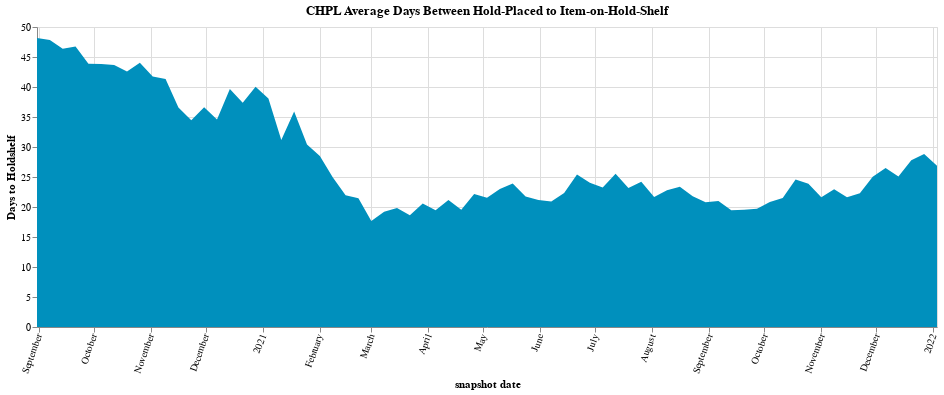

Notebook code cell kept with this figure:
### Code cell
chart

### Figure 1 — Vega-Lite specification as saved in the notebook (floating-point values rounded to 4 significant figures)
{"config": {"view": {"continuousWidth": 400, "continuousHeight": 300}}, "data": {"name": "data-38d339614a3a3e286641c299289a99f3"}, "mark": {"type": "area", "color": "#0090bd"}, "encoding": {"tooltip": [{"field": "start_date", "type": "temporal"}, {"field": "end_date", "type": "temporal"}, {"field": "count_items", "type": "quantitative"}, {"field": "avg_days_diff", "type": "quantitative"}], "x": {"axis": {"labelAngle": -70, "title": "snapshot date"}, "field": "end_date", "type": "temporal"}, "y": {"field": "avg_days_diff", "title": "Days to Holdshelf", "type": "quantitative"}}, "title": "CHPL Average Days Between Hold-Placed to Item-on-Hold-Shelf", "width": 900, "$schema": "https://vega.github.io/schema/vega-lite/v4.17.0.json", "datasets": {"data-38d339614a3a3e286641c299289a99f3": [{"start_date": "2020-08-24", "end_date": "2020-08-31", "count_items": 42933, "avg_days_diff": 48.18}, {"start_date": "2020-08-31", "end_date": "2020-09-07", "count_items": 46095, "avg_days_diff": 47.83}, {"start_date": "2020-09-07", "end_date": "2020-09-14", "count_items": 38892, "avg_days_diff": 46.38}, {"start_date": "2020-09-14", "end_date": "2020-09-21", "count_items": 44721, "avg_days_diff": 46.74}, {"start_date": "2020-09-21", "end_date": "2020-09-28", "count_items": 42816, "avg_days_diff": 43.86}, {"start_date": "2020-09-28", "end_date": "2020-10-05", "count_items": 44407, "avg_days_diff": 43.81}, {"start_date": "2020-10-05", "end_date": "2020-10-12", "count_items": 44799, "avg_days_diff": 43.65}, {"start_date": "2020-10-12", "end_date": "2020-10-19", "count_items": 42344, "avg_days_diff": 42.58}, {"start_date": "2020-10-19", "end_date": "2020-10-26", "count_items": 41235, "avg_days_diff": 44.05}, {"start_date": "2020-10-26", "end_date": "2020-11-02", "count_items": 42949, "avg_days_diff": 41.73}, {"start_date": "2020-11-02", "end_date": "2020-11-09", "count_items": 41407, "avg_days_diff": 41.35}, {"start_date": "2020-11-09", "end_date": "2020-11-16", "count_items": 42935, "avg_days_diff": 36.58}, {"start_date": "2020-11-16", "end_date": "2020-11-23", "count_items": 44771, "avg_days_diff": 34.47}, {"start_date": "2020-11-23", "end_date": "2020-11-30", "count_items": 27792, "avg_days_diff": 36.64}, {"start_date": "2020-11-30", "end_date": "2020-12-07", "count_items": 48742, "avg_days_diff": 34.58}, {"start_date": "2020-12-07", "end_date": "2020-12-14", "count_items": 43627, "avg_days_diff": 39.67}, {"start_date": "2020-12-14", "end_date": "2020-12-21", "count_items": 37883, "avg_days_diff": 37.36}, {"start_date": "2020-12-21", "end_date": "2020-12-28", "count_items": 17716, "avg_days_diff": 40.04}, {"start_date": "2020-12-28", "end_date": "2021-01-04", "count_items": 39266, "avg_days_diff": 38.07}, {"start_date": "2021-01-04", "end_date": "2021-01-11", "count_items": 51580, "avg_days_diff": 31.16}, {"start_date": "2021-01-11", "end_date": "2021-01-18", "count_items": 43820, "avg_days_diff": 35.91}, {"start_date": "2021-01-18", "end_date": "2021-01-25", "count_items": 39789, "avg_days_diff": 30.43}, {"start_date": "2021-01-25", "end_date": "2021-02-01", "count_items": 45913, "avg_days_diff": 28.52}, {"start_date": "2021-02-01", "end_date": "2021-02-08", "count_items": 43427, "avg_days_diff": 24.97}, {"start_date": "2021-02-08", "end_date": "2021-02-15", "count_items": 37078, "avg_days_diff": 21.97}, {"start_date": "2021-02-15", "end_date": "2021-02-22", "count_items": 31141, "avg_days_diff": 21.46}, {"start_date": "2021-02-22", "end_date": "2021-03-01", "count_items": 46725, "avg_days_diff": 17.65}, {"start_date": "2021-03-01", "end_date": "2021-03-08", "count_items": 39964, "avg_days_diff": 19.21}, {"start_date": "2021-03-08", "end_date": "2021-03-15", "count_items": 36483, "avg_days_diff": 19.83}, {"start_date": "2021-03-15", "end_date": "2021-03-22", "count_items": 37531, "avg_days_diff": 18.64}, {"start_date": "2021-03-22", "end_date": "2021-03-29", "count_items": 36368, "avg_days_diff": 20.58}, {"start_date": "2021-03-29", "end_date": "2021-04-05", "count_items": 35329, "avg_days_diff": 19.47}, {"start_date": "2021-04-05", "end_date": "2021-04-12", "count_items": 32735, "avg_days_diff": 21.15}, {"start_date": "2021-04-12", "end_date": "2021-04-19", "count_items": 35959, "avg_days_diff": 19.55}, {"start_date": "2021-04-19", "end_date": "2021-04-26", "count_items": 35575, "avg_days_diff": 22.17}, {"start_date": "2021-04-26", "end_date": "2021-05-03", "count_items": 35429, "avg_days_diff": 21.56}, {"start_date": "2021-05-03", "end_date": "2021-05-10", "count_items": 34615, "avg_days_diff": 23.0}, {"start_date": "2021-05-10", "end_date": "2021-05-17", "count_items": 33773, "avg_days_diff": 23.92}, {"start_date": "2021-05-17", "end_date": "2021-05-24", "count_items": 34705, "avg_days_diff": 21.74}, {"start_date": "2021-05-24", "end_date": "2021-05-31", "count_items": 34812, "avg_days_diff": 21.16}, {"start_date": "2021-05-31", "end_date": "2021-06-07", "count_items": 33629, "avg_days_diff": 20.92}, {"start_date": "2021-06-07", "end_date": "2021-06-14", "count_items": 39363, "avg_days_diff": 22.35}, {"start_date": "2021-06-14", "end_date": "2021-06-21", "count_items": 29751, "avg_days_diff": 25.4}, {"start_date": "2021-06-21", "end_date": "2021-06-28", "count_items": 38755, "avg_days_diff": 24.04}, {"start_date": "2021-06-28", "end_date": "2021-07-05", "count_items": 34765, "avg_days_diff": 23.25}, {"start_date": "2021-07-05", "end_date": "2021-07-12", "count_items": 33017, "avg_days_diff": 25.53}, {"start_date": "2021-07-12", "end_date": "2021-07-19", "count_items": 37472, "avg_days_diff": 23.19}, {"start_date": "2021-07-19", "end_date": "2021-07-26", "count_items": 37050, "avg_days_diff": 24.23}, {"start_date": "2021-07-26", "end_date": "2021-08-02", "count_items": 37558, "avg_days_diff": 21.65}, {"start_date": "2021-08-02", "end_date": "2021-08-09", "count_items": 37128, "avg_days_diff": 22.81}, {"start_date": "2021-08-09", "end_date": "2021-08-16", "count_items": 38683, "avg_days_diff": 23.37}, {"start_date": "2021-08-16", "end_date": "2021-08-23", "count_items": 38205, "avg_days_diff": 21.77}, {"start_date": "2021-08-23", "end_date": "2021-08-30", "count_items": 40380, "avg_days_diff": 20.79}, {"start_date": "2021-08-30", "end_date": "2021-09-06", "count_items": 39851, "avg_days_diff": 20.98}, {"start_date": "2021-09-06", "end_date": "2021-09-13", "count_items": 35526, "avg_days_diff": 19.47}, {"start_date": "2021-09-13", "end_date": "2021-09-20", "count_items": 39715, "avg_days_diff": 19.52}, {"start_date": "2021-09-20", "end_date": "2021-09-27", "count_items": 40215, "avg_days_diff": 19.71}, {"start_date": "2021-09-27", "end_date": "2021-10-04", "count_items": 38159, "avg_days_diff": 20.81}, {"start_date": "2021-10-04", "end_date": "2021-10-11", "count_items": 39546, "avg_days_diff": 21.49}, {"start_date": "2021-10-11", "end_date": "2021-10-18", "count_items": 29217, "avg_days_diff": 24.59}, {"start_date": "2021-10-18", "end_date": "2021-10-25", "count_items": 44226, "avg_days_diff": 23.87}, {"start_date": "2021-10-25", "end_date": "2021-11-01", "count_items": 39128, "avg_days_diff": 21.62}, {"start_date": "2021-11-01", "end_date": "2021-11-08", "count_items": 38097, "avg_days_diff": 22.94}, {"start_date": "2021-11-08", "end_date": "2021-11-15", "count_items": 35634, "avg_days_diff": 21.65}, {"start_date": "2021-11-15", "end_date": "2021-11-22", "count_items": 42290, "avg_days_diff": 22.28}, {"start_date": "2021-11-22", "end_date": "2021-11-29", "count_items": 30633, "avg_days_diff": 25.04}, {"start_date": "2021-11-29", "end_date": "2021-12-06", "count_items": 35972, "avg_days_diff": 26.5}, {"start_date": "2021-12-06", "end_date": "2021-12-13", "count_items": 39146, "avg_days_diff": 25.06}, {"start_date": "2021-12-13", "end_date": "2021-12-20", "count_items": 36498, "avg_days_diff": 27.78}, {"start_date": "2021-12-20", "end_date": "2021-12-27", "count_items": 24834, "avg_days_diff": 28.83}, {"start_date": "2021-12-27", "end_date": "2022-01-03", "count_items": 33454, "avg_days_diff": 26.9}]}}
